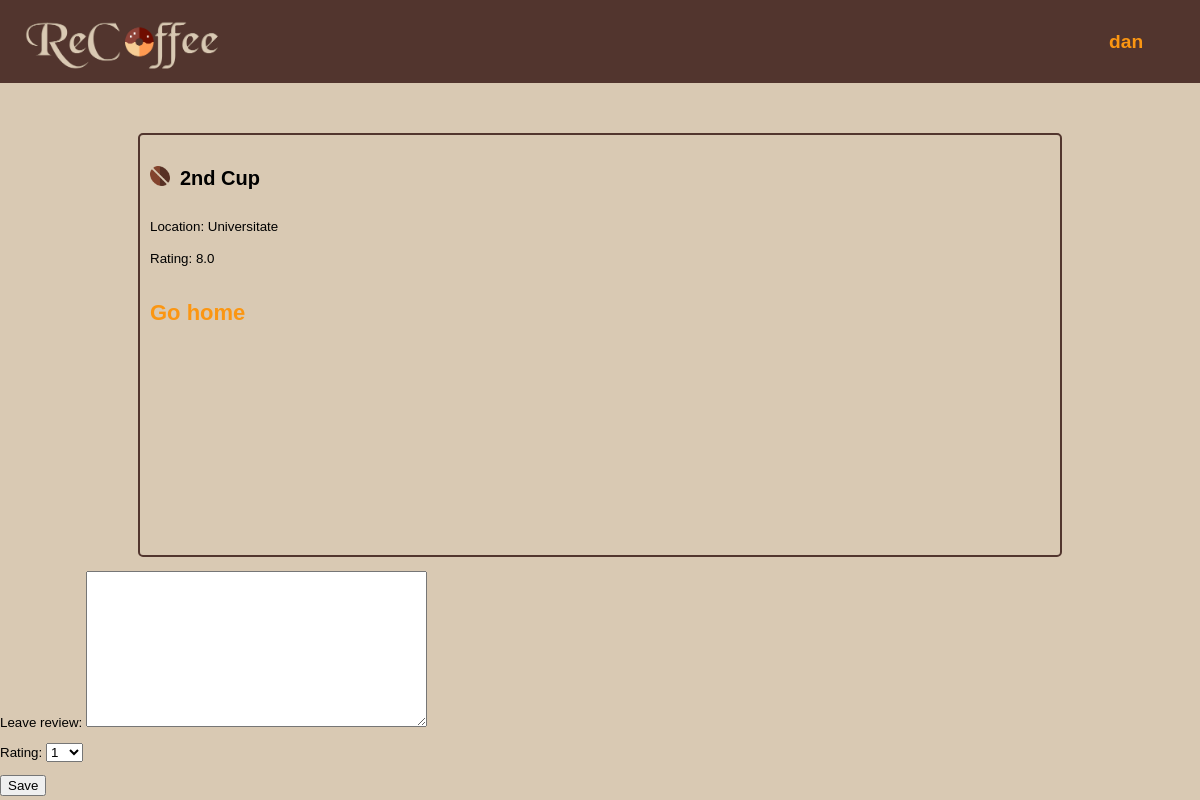
/shop_profile/7/ (signed in), run on the app's committed database.
### ReCoffee/models.py (models this page shows, shortened)
class ShopProfile(models.Model):
    name = models.CharField(max_length=50)
    location = models.CharField(max_length=200)
    rating = models.DecimalField(
        default=0,
        max_digits=2,
        decimal_places=1)

### ReCoffee/views.py (the view, shortened to what this page needs)
# urls.py: url(r'^shop_profile/(?P<pk>\d+)/$', views.shop_profile,
def shop_profile(request, pk):
    context = {}
    shop = models.ShopProfile.objects.get(pk=pk)
    review_list = models.Review.objects.filter(shop=shop)
    user_profile = models.UserProfile.objects.get(user=request.user)
    try:
        exist = models.Favorite.objects.get(user=user_profile, shop=shop)
        flag = True
    except ObjectDoesNotExist:
        flag = False
    if request.method == 'GET':
        form = forms.ReviewForm()
    context['shop'] = shop
    context['form'] = form
    context['review_list'] = review_list
    context['flag'] = flag
    return render(request, 'ReCoffee/shop_profile.html', context)

### ReCoffee/forms.py
class ReviewForm(forms.Form):
    text = forms.CharField(label="Leave review",
                           widget=forms.Textarea)
    rating = forms.ChoiceField(choices=[(x, x) for x in range(1, 11)],label="Rating")

### ReCoffee/templates/ReCoffee/shop_profile.html (shortened to what this page needs)
{% extends 'ReCoffee/base.html' %}
{% load static %}
{% block content %}
<article class="profile">
	{% if not flag %}
		<a class="boaba" href="{% url 'faved' shop.pk %}">
			<img src="{% static 'images/fave.png' %}" id="favebtn"/>
		</a>
	{% endif %}
	<small class="dropdown">
	<h1 class="shoptitle"> {{ shop.name }} </h1>
	<span> Location: {{ shop.location }} </span>
	<br><span> Rating: {{ shop.rating }} </span>
	<p style="font-size: 22px; font-style: bold;">
	<a href="{% url 'index' %}">Go home</a>
	</p>
</article>
{% if user.username %}
<form method="POST">
	{{ form.as_p }}
	<input class="button" type="submit" value="Save"/>
</form>
{% endif %}
{% endblock %}

### ReCoffee/templates/ReCoffee/base.html (shortened to what this page needs)
<!DOCTYPE html>
<html land="en">
<head>
	{% load static %}
	<link rel="stylesheet" type="text/css" href="{% static 'css/main.css' %}">
</head>
<body>
<a href="{% url 'index' %}">
	<img src="{% static 'images/Recoffee-logo.png' %}" id="logo">
</a>
<nav>
	{% if user.username %}
	<div class="dropdown">
		<a href="#" class="dropbtn">{{ user.username }}</a>
	</div>
	{% else %}
	<a class= "link" onclick = "javascript:window.location.href='/register.html'">Register</a>
	<a class= "link" onclick = "javascript:window.location.href='/login.html' ">Login</a>
	{% endif %}
</nav>
{% block content %}
{% endblock %}
</body>
</html>

### ReCoffee/static/css/main.css (style rules this page uses)
nav { background-color: #52352E; font-size: 1.2em; font-weight: bold; margin: auto; padding: 0.6em; position: relative; text-align: right; }
nav a { display: inline-block; margin-left: 1.25em; padding: 1em; text-align: center; transition: background-color 0.5s; width: 4.5em; }
nav a:link, a:visited { background-color: #52352E; color: #FB9612; }
.dropbtn { cursor: pointer; display: inline-block; margin-left: 1.25em; padding: 1em; text-align: center; transition: background-color 0.2s; width: 4.5em; }
.dropdown { display: inline-block; position: relative; }
#logo { float: left; height: auto; position: absolute; width: 250px; z-index: 2; }
.profile { align-items: center; border: 2px solid #52352E; border-radius: 5px; justify-content: center; line-height: 200%; margin: auto; margin-top: 50px; max-width: 75%; min-height: 400px; padding: 10px; position: relative; }
#favebtn { display: inline-block; max-width: 20px; }
a { color: #FB9612; font-weight: bold; text-decoration: none; }
body { background-color: #D9C9B3; font-family: Helvetica; margin: 0; }
.button { cursor: pointer; }
.boaba { position: absolute; top:30px; cursor: pointer; z-index: 999; }
.shoptitle { margin-left: 30px; }

### data on the page
ShopProfile: name "2nd Cup", location "Universitate", rating "8.0"

### other printed values
{{ user.username }} "dan"
